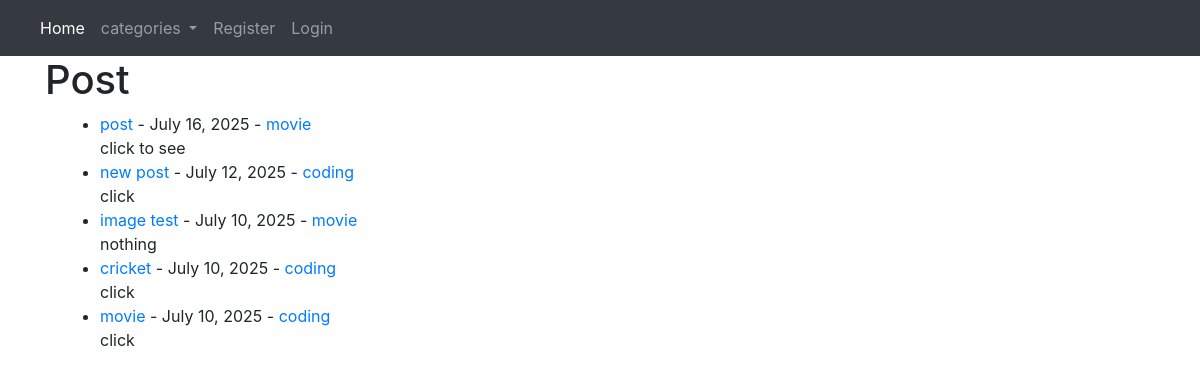
The page / on the database its author committed.
### theblog/models.py (models this page shows, shortened)
class post(models.Model):
    title = models.CharField(max_length=255)
    author= models.ForeignKey(User,on_delete=models.CASCADE)
    header_image=models.ImageField(null=True,blank=True,upload_to='images/')
    body= RichTextField(blank=True,null=True)
    post_date=models.DateField(auto_now_add=True)
    category=models.CharField(max_length=255,default='coding')
    snippet=models.CharField(max_length=255)
    likes=models.ManyToManyField(User,related_name='blog_posts')

### theblog/views.py (the view)
# urls.py: path('',Homeview.as_view(),name='home'),
class Homeview(ListView):
    model=post
    template_name='home.html'
    ordering=['-id']
    def get_context_data(self, *args ,**kwargs):
        catmenu=Category.objects.all()
        context = super(Homeview, self).get_context_data(*args ,**kwargs)
        context['catmenu']=catmenu
        return context

### theblog/models.py (called while the page is built)
    def __str__(self):
        return str(self.name)

### theblog/templates/home.html (shortened to what this page needs)
{%extends 'base.html'%}
{%block content%}
<h1>Post</h1>
<div class='container-fluid'>
<ul>
{% for post in object_list %}
    <li><a href='{% url 'blog-article' post.pk %}'>{{post.title}}<a>  - {{post.post_date}} - <a href='{% url 'categorys' post.category|slugify %}'>{{post.category}}</a><br/>
    {{post.snippet}}</li>
{%endfor%}
</ul>
</div>
{%endblock%}

### theblog/templates/base.html (shortened to what this page needs)
<!doctype html>
<html lang="en">
  <head>
    <link rel="stylesheet" href="https://cdn.jsdelivr.net/npm/bootstrap@4.4.1/dist/css/bootstrap.min.css">
  </head>
  <body>
    <nav class="navbar navbar-expand-lg navbar-dark bg-dark">
  <div class="collapse navbar-collapse" id="navbarSupportedContent">
    <ul class="navbar-nav mr-auto">
      <li class="nav-item active">
        <a class="nav-link" href="{%url 'home'%}">Home <span class="sr-only">(current)</span></a>
      </li>
      {%if catmenu %}
      <li class="nav-item dropdown">
        <a class="nav-link dropdown-toggle" href="#" id="navbarDropdown" role="button" data-toggle="dropdown" aria-haspopup="true" aria-expanded="false">
          categories
        </a>
      </li>
      {%else%}
      <li class="nav-item">
        <a class="nav-link" href="{%url 'categorylist'%}">Category list</a>
      </li>
      {%endif%}
      {%if user.is_authenticated%}
      <li class="nav-item">
        <a class="nav-link" href="{%url 'addpost'%}">Add Post</a>
      </li>
      <li class="nav-item">
        <a class="nav-link" href="{%url 'add_category'%}">Add Category</a>
      </li>
        </div>
      </li>
      {%else%}
      <li class="nav-item">
        <a class="nav-link" href="{%url 'register'%}">Register</a>
      </li>
      <li class="nav-item">
        <a class="nav-link" href="{%url 'login'%}">Login</a>
      </li>
      {%endif%}
    </ul>
  </div>
</nav>
    <div class='container'>{%block content%}
    {%endblock%}<div>
  </body>
</html>

### rows shown on the page
post: title "post", post_date "July 16, 2025", category "movie", snippet "click to see"
post: title "new post", post_date "July 12, 2025", category "coding", snippet "click"
post: title "image test", post_date "July 10, 2025", category "movie", snippet "nothing"
post: title "cricket", post_date "July 10, 2025", category "coding", snippet "click"
post: title "movie", post_date "July 10, 2025", category "coding", snippet "click"
